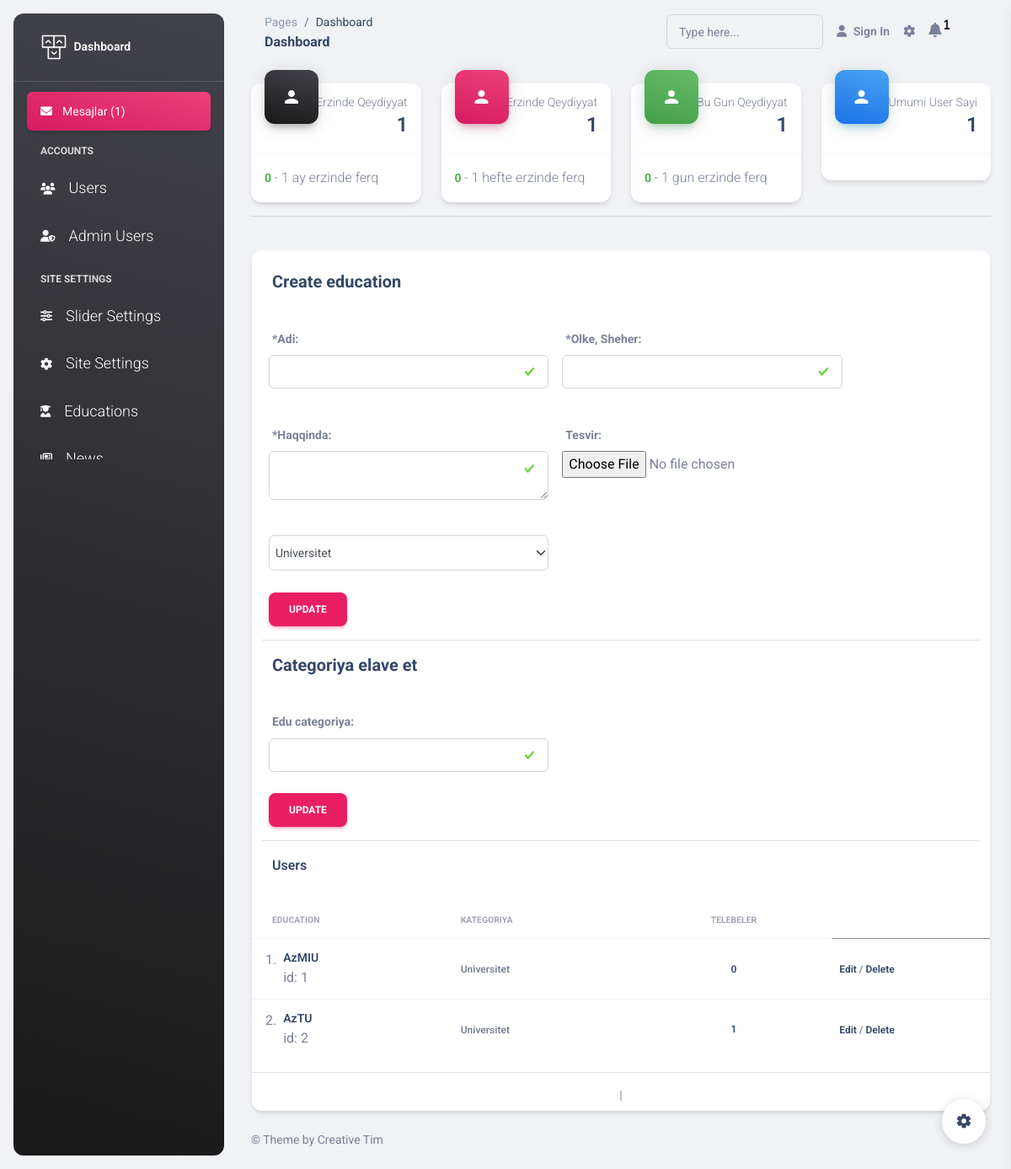
Screenshot of /admin/educations with the database file from the repository.
### models.py (models this page shows)
class Education(Base):
    __tablename__ = 'education'
    id = Column(Integer, primary_key=True)
    name = Column(String, nullable=False, unique=True)
    city = Column(String, nullable=True)
    education_type = Column(String, nullable=True)
    students_count = Column(String, nullable=True, default=0)
    about_education = Column(String, nullable=True)
    documents = Column(String, nullable=True)
    photos = Column(String, nullable=True)
    select_education = relationship("User", back_populates="select_university", cascade="all, delete")

### sections/education_dashboard.py (the view)
@education_panel.get("/educations")
def educations(request: Request, db:Session = Depends(database.get_db), page: int = 1, page_size: int = 10):
    unread = db.query(models.AdminMessages).filter_by(readed=0).all()
    users = db.query(models.User).all()
    education = db.query(models.Education).all()
    education_category = db.query(models.EduCategory).all()
    data_length = len(education)
    response = paginate.paginate(data=education, data_length=data_length,page=page, page_size=page_size)
    messages_time = time_calculate.messages_time()
    counts = admin.return_count()
    return templates.TemplateResponse("dashboard/educations.html",{"request":request, "response":response, "unread":unread,
                                        "education_category":education_category, "counts":counts, "count":len(users), "messages_time": messages_time})

### templates/dashboard/educations.html (shortened to what this page needs)
{% include 'dashboard/header.html' %}
      {% include 'dashboard/left_sidebar.html' %}
  <main class="main-content position-relative max-height-vh-100 h-100 border-radius-lg ">
      {% include 'dashboard/navbar.html' %}
    <div class="container-fluid py-4">
      {% include 'dashboard/cards.html' %}
      <hr class>
        </div>
        <div class="row">
            <div class="col-lg-12 col-md-8 mb-md-0 mb-5">
              <div class="card" style="margin: 0 25px">
                <div class="card-header pb-0">
                  <div class="row">
                    {% include 'flash.html' %}<br/>
                      <h5><b>Create education</b></h5>
                      {% if education_category %}
                      <form class="row g-3" method ="POST" enctype="multipart/form-data">
                      <div class="col-md-5">
                        <label for="name" class="form-label"><b>*Adi:</b></label>
                        <input type="text" class="form-control is-valid" name="name" value="" required><br/>
                        </div>
                      <div class="col-md-5">
                        <label for="city" class="form-label"><b>*Olke, Sheher:</b></label>
                        <input type="text" class="form-control is-valid" name="city" value="" required><br/>
                      </div>
                        <div class="col-md-5">
                        <label for="name" class="form-label"><b>*Haqqinda:</b></label>
                        <textarea class="form-control is-valid" name="about_education" value="" required></textarea><br/>
                        </div>
                        <div class="col-md-5">
                          <label for="file" class="form-label"><b>Tesvir:</b><br/></label>
                          <input type="file" name="file">
                        </div>
                        <div class="col-md-5">
                        <select class="form-select" name="education_type">
                          {% for i in education_category %}
                            <option value="{{ i.name }}">&nbsp;&nbsp;{{ i.name }}</option>
                          {% endfor %}
                        </select>
                        <button class="btn btn-primary" type="submit">Update</button>
                      </div>
                      </form>
                    {% else %}
                    <b>Kategoriya yoxdur. Ilk once Kategoriya elave edin...</b><br/>
                    <br/>
                    {% endif %}
                    <hr>
            <h5><b>Categoriya elave et</b></h5>
            <form class="row g-3" method="POST">
              <div class="col-md-5">
                <label for="text" class="form-label"><b>Edu categoriya:</b><br/></label>
                <input type="text" class="form-control is-valid" name="edu_name">
                <button class="btn btn-primary" type="submit">Update</button>
              </div>
            </form>
            <hr>
            <div class="col-lg-6 col-7">
            <h6>Users</h6>
            </div>
                  </div>
                </div>
                <div class="card-body px-0 pb-2">
                  <div class="table-responsive">
                    <table class="table align-items-center mb-0">
                      <thead>
                        <tr>
                          <th class="text-uppercase text-secondary text-xxs font-weight-bolder opacity-7">Education</th>
                          <th class="text-uppercase text-secondary text-xxs font-weight-bolder opacity-7 ps-2">Kategoriya</th>
                          <th class="text-center text-uppercase text-secondary text-xxs font-weight-bolder opacity-7">Telebeler</th>
                        </tr>
                      </thead>
                      <tbody>
                        {% for x in response.data %}
                        <tr>
                          <td>
                            <div class="d-flex px-2 py-1">
                              <div>
                                {{ loop.index }}.&nbsp;&nbsp;</div>
                              <div class="d-flex flex-column justify-content-center">
                                <h6 class="mb-0 text-sm">{{ x.name }}</h6> id: {{ x.id }}
                              </div>
                            </div>
                          </td>
                          <td>
                            <span class="text-xs font-weight-bold">{{ x.education_type }}</span>
                          </td>
                          <td class="align-middle text-center text-sm">
                              <a class href="/admin/educations/{{ x.id }}"><span class="text-xs font-weight-bold">{{x.select_education|length}}</span></a>
                          </td>
                          <td class="align-center">
                                  <span class="text-xs font-weight-bold"><a href="/admin/educations/{{ x.id }}/update">Edit</a> / <a href="/admin/educations/{{ x.id }}/delete">Delete</a></span>
                          </td>
                        </tr>
                        {% endfor %}
                      </tbody>
                    </table>
                    <div class="align-middle text-center text-sm"><hr>
                                                                   |
                    <br/>
                  </div>
                </div>
              </div>
            </div>
          </div>
      {% include 'dashboard/footer.html' %}

### rows the page displays
Education: name "AzMIU", id "1", education_type "Universitet", select_education|length "0"
Education: name "AzTU", id "2", education_type "Universitet", select_education|length "1"

### other values shown
{{ unread | length }} "1"
{{ counts["users_month_count"] }} "1"
{{ counts.difference_month }} "0"
{{ counts.users_week_count }} "1"
{{ counts.difference_week }} "0"
{{ counts.users_one_day_count }} "1"
{{ counts.difference_one_day }} "0"
{{ count }} "1"
